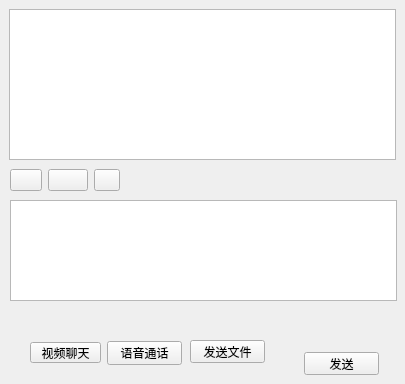
<?xml version="1.0" encoding="UTF-8"?>
<ui version="4.0">
 <class>chatdialog</class>
 <widget class="QWidget" name="chatdialog">
  <property name="geometry">
   <rect>
    <x>0</x>
    <y>0</y>
    <width>405</width>
    <height>384</height>
   </rect>
  </property>
  <property name="windowTitle">
   <string>Form</string>
  </property>
  <property name="styleSheet">
   <string notr="true">background-image: url(:/ede/5.jpg);</string>
  </property>
  <widget class="QTextBrowser" name="tb_chat">
   <property name="geometry">
    <rect>
     <x>9</x>
     <y>9</y>
     <width>387</width>
     <height>151</height>
    </rect>
   </property>
  </widget>
  <widget class="QTextEdit" name="te_chat">
   <property name="geometry">
    <rect>
     <x>10</x>
     <y>200</y>
     <width>387</width>
     <height>101</height>
    </rect>
   </property>
  </widget>
  <widget class="QPushButton" name="pb_send">
   <property name="geometry">
    <rect>
     <x>304</x>
     <y>352</y>
     <width>75</width>
     <height>23</height>
    </rect>
   </property>
   <property name="text">
    <string>发送</string>
   </property>
  </widget>
  <widget class="QWidget" name="layoutWidget">
   <property name="geometry">
    <rect>
     <x>10</x>
     <y>167</y>
     <width>110</width>
     <height>26</height>
    </rect>
   </property>
   <layout class="QGridLayout" name="gridLayout">
    <item row="0" column="0">
     <widget class="QPushButton" name="pb_tool2">
      <property name="enabled">
       <bool>true</bool>
      </property>
      <property name="minimumSize">
       <size>
        <width>32</width>
        <height>0</height>
       </size>
      </property>
      <property name="text">
       <string/>
      </property>
      <property name="iconSize">
       <size>
        <width>50</width>
        <height>50</height>
       </size>
      </property>
     </widget>
    </item>
    <item row="0" column="1">
     <widget class="QPushButton" name="pb_tool1">
      <property name="text">
       <string/>
      </property>
      <property name="iconSize">
       <size>
        <width>50</width>
        <height>50</height>
       </size>
      </property>
     </widget>
    </item>
    <item row="0" column="2">
     <widget class="QPushButton" name="pb_tool3">
      <property name="minimumSize">
       <size>
        <width>21</width>
        <height>0</height>
       </size>
      </property>
      <property name="text">
       <string/>
      </property>
      <property name="iconSize">
       <size>
        <width>50</width>
        <height>50</height>
       </size>
      </property>
      <property name="autoDefault">
       <bool>false</bool>
      </property>
     </widget>
    </item>
   </layout>
  </widget>
  <widget class="QWidget" name="layoutWidget">
   <property name="geometry">
    <rect>
     <x>30</x>
     <y>340</y>
     <width>154</width>
     <height>26</height>
    </rect>
   </property>
   <layout class="QHBoxLayout" name="horizontalLayout">
    <item>
     <widget class="QPushButton" name="pb_vide">
      <property name="maximumSize">
       <size>
        <width>71</width>
        <height>21</height>
       </size>
      </property>
      <property name="text">
       <string>视频聊天</string>
      </property>
     </widget>
    </item>
    <item>
     <widget class="QPushButton" name="pb_voice">
      <property name="maximumSize">
       <size>
        <width>75</width>
        <height>24</height>
       </size>
      </property>
      <property name="text">
       <string>语音通话</string>
      </property>
     </widget>
    </item>
   </layout>
  </widget>
  <widget class="QPushButton" name="pd_sendfile">
   <property name="geometry">
    <rect>
     <x>190</x>
     <y>340</y>
     <width>75</width>
     <height>23</height>
    </rect>
   </property>
   <property name="text">
    <string>发送文件</string>
   </property>
  </widget>
 </widget>
 <resources/>
 <connections/>
</ui>
